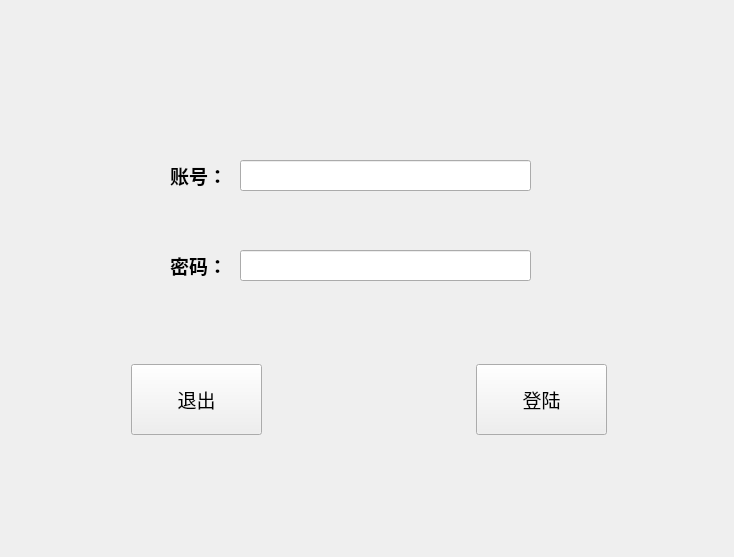
<?xml version="1.0" encoding="UTF-8"?>
<ui version="4.0">
 <class>Widget</class>
 <widget class="QWidget" name="Widget">
  <property name="geometry">
   <rect>
    <x>0</x>
    <y>0</y>
    <width>734</width>
    <height>557</height>
   </rect>
  </property>
  <property name="minimumSize">
   <size>
    <width>734</width>
    <height>557</height>
   </size>
  </property>
  <property name="maximumSize">
   <size>
    <width>734</width>
    <height>557</height>
   </size>
  </property>
  <property name="windowTitle">
   <string>Widget</string>
  </property>
  <widget class="QLabel" name="label">
   <property name="geometry">
    <rect>
     <x>170</x>
     <y>150</y>
     <width>71</width>
     <height>51</height>
    </rect>
   </property>
   <property name="font">
    <font>
     <family>宋体</family>
    </font>
   </property>
   <property name="text">
    <string>&lt;html&gt;&lt;head/&gt;&lt;body&gt;&lt;p&gt;&lt;span style=&quot; font-size:14pt; font-weight:700;&quot;&gt;账号：&lt;/span&gt;&lt;/p&gt;&lt;/body&gt;&lt;/html&gt;</string>
   </property>
  </widget>
  <widget class="QLabel" name="label_2">
   <property name="geometry">
    <rect>
     <x>170</x>
     <y>240</y>
     <width>71</width>
     <height>51</height>
    </rect>
   </property>
   <property name="font">
    <font>
     <family>宋体</family>
     <pointsize>14</pointsize>
    </font>
   </property>
   <property name="text">
    <string>&lt;html&gt;&lt;head/&gt;&lt;body&gt;&lt;p&gt;&lt;span style=&quot; font-weight:700;&quot;&gt;密码：&lt;/span&gt;&lt;/p&gt;&lt;/body&gt;&lt;/html&gt;</string>
   </property>
  </widget>
  <widget class="QLineEdit" name="user">
   <property name="geometry">
    <rect>
     <x>240</x>
     <y>160</y>
     <width>291</width>
     <height>31</height>
    </rect>
   </property>
  </widget>
  <widget class="QLineEdit" name="passw">
   <property name="geometry">
    <rect>
     <x>240</x>
     <y>250</y>
     <width>291</width>
     <height>31</height>
    </rect>
   </property>
  </widget>
  <widget class="QWidget" name="layoutWidget">
   <property name="geometry">
    <rect>
     <x>-10</x>
     <y>350</y>
     <width>758</width>
     <height>100</height>
    </rect>
   </property>
   <layout class="QHBoxLayout" name="horizontalLayout">
    <item>
     <spacer name="horizontalSpacer_2">
      <property name="orientation">
       <enum>Qt::Horizontal</enum>
      </property>
      <property name="sizeHint" stdset="0">
       <size>
        <width>138</width>
        <height>20</height>
       </size>
      </property>
     </spacer>
    </item>
    <item>
     <widget class="QPushButton" name="PBC">
      <property name="minimumSize">
       <size>
        <width>131</width>
        <height>71</height>
       </size>
      </property>
      <property name="maximumSize">
       <size>
        <width>131</width>
        <height>71</height>
       </size>
      </property>
      <property name="font">
       <font>
        <family>宋体</family>
        <pointsize>14</pointsize>
       </font>
      </property>
      <property name="text">
       <string>退出</string>
      </property>
     </widget>
    </item>
    <item>
     <spacer name="verticalSpacer_2">
      <property name="orientation">
       <enum>Qt::Vertical</enum>
      </property>
      <property name="sizeHint" stdset="0">
       <size>
        <width>20</width>
        <height>98</height>
       </size>
      </property>
     </spacer>
    </item>
    <item>
     <spacer name="horizontalSpacer">
      <property name="orientation">
       <enum>Qt::Horizontal</enum>
      </property>
      <property name="sizeHint" stdset="0">
       <size>
        <width>188</width>
        <height>20</height>
       </size>
      </property>
     </spacer>
    </item>
    <item>
     <widget class="QPushButton" name="PBD">
      <property name="minimumSize">
       <size>
        <width>131</width>
        <height>71</height>
       </size>
      </property>
      <property name="maximumSize">
       <size>
        <width>131</width>
        <height>71</height>
       </size>
      </property>
      <property name="font">
       <font>
        <family>宋体</family>
        <pointsize>14</pointsize>
       </font>
      </property>
      <property name="text">
       <string>登陆</string>
      </property>
     </widget>
    </item>
    <item>
     <spacer name="horizontalSpacer_3">
      <property name="orientation">
       <enum>Qt::Horizontal</enum>
      </property>
      <property name="sizeHint" stdset="0">
       <size>
        <width>118</width>
        <height>20</height>
       </size>
      </property>
     </spacer>
    </item>
   </layout>
  </widget>
 </widget>
 <resources/>
 <connections/>
</ui>
